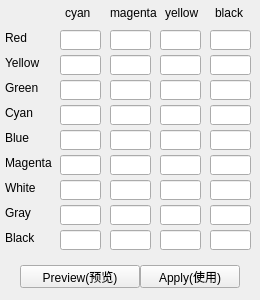
<?xml version="1.0" encoding="UTF-8"?>
<ui version="4.0">
 <class>SelectiveColorWidget</class>
 <widget class="QWidget" name="SelectiveColorWidget">
  <property name="geometry">
   <rect>
    <x>0</x>
    <y>0</y>
    <width>260</width>
    <height>300</height>
   </rect>
  </property>
  <property name="windowTitle">
   <string>Form</string>
  </property>
  <widget class="QPushButton" name="previewBtn">
   <property name="geometry">
    <rect>
     <x>20</x>
     <y>265</y>
     <width>120</width>
     <height>23</height>
    </rect>
   </property>
   <property name="text">
    <string>Preview(预览)</string>
   </property>
  </widget>
  <widget class="QPushButton" name="applyBtn">
   <property name="geometry">
    <rect>
     <x>140</x>
     <y>265</y>
     <width>100</width>
     <height>23</height>
    </rect>
   </property>
   <property name="text">
    <string>Apply(使用)</string>
   </property>
  </widget>
  <widget class="QLabel" name="label">
   <property name="geometry">
    <rect>
     <x>65</x>
     <y>5</y>
     <width>41</width>
     <height>16</height>
    </rect>
   </property>
   <property name="font">
    <font>
     <family>Arial</family>
    </font>
   </property>
   <property name="text">
    <string>cyan</string>
   </property>
  </widget>
  <widget class="QLabel" name="label_2">
   <property name="geometry">
    <rect>
     <x>110</x>
     <y>5</y>
     <width>61</width>
     <height>16</height>
    </rect>
   </property>
   <property name="font">
    <font>
     <family>Arial</family>
    </font>
   </property>
   <property name="text">
    <string>magenta</string>
   </property>
  </widget>
  <widget class="QLabel" name="label_3">
   <property name="geometry">
    <rect>
     <x>165</x>
     <y>5</y>
     <width>51</width>
     <height>16</height>
    </rect>
   </property>
   <property name="font">
    <font>
     <family>Arial</family>
    </font>
   </property>
   <property name="text">
    <string>yellow</string>
   </property>
  </widget>
  <widget class="QLabel" name="label_4">
   <property name="geometry">
    <rect>
     <x>215</x>
     <y>5</y>
     <width>51</width>
     <height>16</height>
    </rect>
   </property>
   <property name="font">
    <font>
     <family>Arial</family>
    </font>
   </property>
   <property name="text">
    <string>black</string>
   </property>
  </widget>
  <widget class="QLabel" name="label_5">
   <property name="geometry">
    <rect>
     <x>5</x>
     <y>30</y>
     <width>41</width>
     <height>16</height>
    </rect>
   </property>
   <property name="text">
    <string>Red</string>
   </property>
  </widget>
  <widget class="QLabel" name="label_6">
   <property name="geometry">
    <rect>
     <x>5</x>
     <y>80</y>
     <width>51</width>
     <height>16</height>
    </rect>
   </property>
   <property name="text">
    <string>Green</string>
   </property>
  </widget>
  <widget class="QLabel" name="label_7">
   <property name="geometry">
    <rect>
     <x>5</x>
     <y>130</y>
     <width>41</width>
     <height>16</height>
    </rect>
   </property>
   <property name="text">
    <string>Blue</string>
   </property>
  </widget>
  <widget class="QLabel" name="label_8">
   <property name="geometry">
    <rect>
     <x>5</x>
     <y>105</y>
     <width>41</width>
     <height>16</height>
    </rect>
   </property>
   <property name="text">
    <string>Cyan</string>
   </property>
  </widget>
  <widget class="QLabel" name="label_9">
   <property name="geometry">
    <rect>
     <x>5</x>
     <y>155</y>
     <width>61</width>
     <height>16</height>
    </rect>
   </property>
   <property name="text">
    <string>Magenta</string>
   </property>
  </widget>
  <widget class="QLabel" name="label_10">
   <property name="geometry">
    <rect>
     <x>5</x>
     <y>55</y>
     <width>41</width>
     <height>16</height>
    </rect>
   </property>
   <property name="text">
    <string>Yellow</string>
   </property>
  </widget>
  <widget class="QLabel" name="label_11">
   <property name="geometry">
    <rect>
     <x>5</x>
     <y>180</y>
     <width>51</width>
     <height>16</height>
    </rect>
   </property>
   <property name="text">
    <string>White</string>
   </property>
  </widget>
  <widget class="QLabel" name="label_12">
   <property name="geometry">
    <rect>
     <x>5</x>
     <y>205</y>
     <width>41</width>
     <height>16</height>
    </rect>
   </property>
   <property name="text">
    <string>Gray</string>
   </property>
  </widget>
  <widget class="QLabel" name="label_13">
   <property name="geometry">
    <rect>
     <x>5</x>
     <y>230</y>
     <width>61</width>
     <height>16</height>
    </rect>
   </property>
   <property name="text">
    <string>Black</string>
   </property>
  </widget>
  <widget class="QLineEdit" name="redCyanEdit">
   <property name="geometry">
    <rect>
     <x>60</x>
     <y>30</y>
     <width>41</width>
     <height>20</height>
    </rect>
   </property>
  </widget>
  <widget class="QLineEdit" name="redMagentaEdit">
   <property name="geometry">
    <rect>
     <x>110</x>
     <y>30</y>
     <width>41</width>
     <height>20</height>
    </rect>
   </property>
  </widget>
  <widget class="QLineEdit" name="redYellowEdit">
   <property name="geometry">
    <rect>
     <x>160</x>
     <y>30</y>
     <width>41</width>
     <height>20</height>
    </rect>
   </property>
  </widget>
  <widget class="QLineEdit" name="redBlackEdit">
   <property name="geometry">
    <rect>
     <x>210</x>
     <y>30</y>
     <width>41</width>
     <height>20</height>
    </rect>
   </property>
  </widget>
  <widget class="QLineEdit" name="greenCyanEdit">
   <property name="geometry">
    <rect>
     <x>60</x>
     <y>80</y>
     <width>41</width>
     <height>20</height>
    </rect>
   </property>
  </widget>
  <widget class="QLineEdit" name="greenYellowEdit">
   <property name="geometry">
    <rect>
     <x>160</x>
     <y>80</y>
     <width>41</width>
     <height>20</height>
    </rect>
   </property>
  </widget>
  <widget class="QLineEdit" name="greenMagentaEdit">
   <property name="geometry">
    <rect>
     <x>110</x>
     <y>80</y>
     <width>41</width>
     <height>20</height>
    </rect>
   </property>
  </widget>
  <widget class="QLineEdit" name="greenBlackEdit">
   <property name="geometry">
    <rect>
     <x>210</x>
     <y>80</y>
     <width>41</width>
     <height>20</height>
    </rect>
   </property>
  </widget>
  <widget class="QLineEdit" name="blueCyanEdit">
   <property name="geometry">
    <rect>
     <x>60</x>
     <y>130</y>
     <width>41</width>
     <height>20</height>
    </rect>
   </property>
  </widget>
  <widget class="QLineEdit" name="blueYellowEdit">
   <property name="geometry">
    <rect>
     <x>160</x>
     <y>130</y>
     <width>41</width>
     <height>20</height>
    </rect>
   </property>
  </widget>
  <widget class="QLineEdit" name="blueMagentaEdit">
   <property name="geometry">
    <rect>
     <x>110</x>
     <y>130</y>
     <width>41</width>
     <height>20</height>
    </rect>
   </property>
  </widget>
  <widget class="QLineEdit" name="blueBlackEdit">
   <property name="geometry">
    <rect>
     <x>210</x>
     <y>130</y>
     <width>41</width>
     <height>20</height>
    </rect>
   </property>
  </widget>
  <widget class="QLineEdit" name="cyanCyanEdit">
   <property name="geometry">
    <rect>
     <x>60</x>
     <y>105</y>
     <width>41</width>
     <height>20</height>
    </rect>
   </property>
  </widget>
  <widget class="QLineEdit" name="cyanYellowEdit">
   <property name="geometry">
    <rect>
     <x>160</x>
     <y>105</y>
     <width>41</width>
     <height>20</height>
    </rect>
   </property>
  </widget>
  <widget class="QLineEdit" name="cyanMagentaEdit">
   <property name="geometry">
    <rect>
     <x>110</x>
     <y>105</y>
     <width>41</width>
     <height>20</height>
    </rect>
   </property>
  </widget>
  <widget class="QLineEdit" name="cyanBlackEdit">
   <property name="geometry">
    <rect>
     <x>210</x>
     <y>105</y>
     <width>41</width>
     <height>20</height>
    </rect>
   </property>
  </widget>
  <widget class="QLineEdit" name="magentaCyanEdit">
   <property name="geometry">
    <rect>
     <x>60</x>
     <y>155</y>
     <width>41</width>
     <height>20</height>
    </rect>
   </property>
  </widget>
  <widget class="QLineEdit" name="magentaYellowEdit">
   <property name="geometry">
    <rect>
     <x>160</x>
     <y>155</y>
     <width>41</width>
     <height>20</height>
    </rect>
   </property>
  </widget>
  <widget class="QLineEdit" name="magentaMagentaEdit">
   <property name="geometry">
    <rect>
     <x>110</x>
     <y>155</y>
     <width>41</width>
     <height>20</height>
    </rect>
   </property>
  </widget>
  <widget class="QLineEdit" name="magentaBlackEdit">
   <property name="geometry">
    <rect>
     <x>210</x>
     <y>155</y>
     <width>41</width>
     <height>20</height>
    </rect>
   </property>
  </widget>
  <widget class="QLineEdit" name="yellowCyanEdit">
   <property name="geometry">
    <rect>
     <x>60</x>
     <y>55</y>
     <width>41</width>
     <height>20</height>
    </rect>
   </property>
  </widget>
  <widget class="QLineEdit" name="yellowYellowEdit">
   <property name="geometry">
    <rect>
     <x>160</x>
     <y>55</y>
     <width>41</width>
     <height>20</height>
    </rect>
   </property>
  </widget>
  <widget class="QLineEdit" name="yellowMagentaEdit">
   <property name="geometry">
    <rect>
     <x>110</x>
     <y>55</y>
     <width>41</width>
     <height>20</height>
    </rect>
   </property>
  </widget>
  <widget class="QLineEdit" name="yellowBlackEdit">
   <property name="geometry">
    <rect>
     <x>210</x>
     <y>55</y>
     <width>41</width>
     <height>20</height>
    </rect>
   </property>
  </widget>
  <widget class="QLineEdit" name="whiteCyanEdit">
   <property name="geometry">
    <rect>
     <x>60</x>
     <y>180</y>
     <width>41</width>
     <height>20</height>
    </rect>
   </property>
  </widget>
  <widget class="QLineEdit" name="whiteYellowEdit">
   <property name="geometry">
    <rect>
     <x>160</x>
     <y>180</y>
     <width>41</width>
     <height>20</height>
    </rect>
   </property>
  </widget>
  <widget class="QLineEdit" name="whiteMagentaEdit">
   <property name="geometry">
    <rect>
     <x>110</x>
     <y>180</y>
     <width>41</width>
     <height>20</height>
    </rect>
   </property>
  </widget>
  <widget class="QLineEdit" name="whiteBlackEdit">
   <property name="geometry">
    <rect>
     <x>210</x>
     <y>180</y>
     <width>41</width>
     <height>20</height>
    </rect>
   </property>
  </widget>
  <widget class="QLineEdit" name="grayCyanEdit">
   <property name="geometry">
    <rect>
     <x>60</x>
     <y>205</y>
     <width>41</width>
     <height>20</height>
    </rect>
   </property>
  </widget>
  <widget class="QLineEdit" name="grayYellowEdit">
   <property name="geometry">
    <rect>
     <x>160</x>
     <y>205</y>
     <width>41</width>
     <height>20</height>
    </rect>
   </property>
  </widget>
  <widget class="QLineEdit" name="grayMagentaEdit">
   <property name="geometry">
    <rect>
     <x>110</x>
     <y>205</y>
     <width>41</width>
     <height>20</height>
    </rect>
   </property>
  </widget>
  <widget class="QLineEdit" name="grayBlackEdit">
   <property name="geometry">
    <rect>
     <x>210</x>
     <y>205</y>
     <width>41</width>
     <height>20</height>
    </rect>
   </property>
  </widget>
  <widget class="QLineEdit" name="blackCyanEdit">
   <property name="geometry">
    <rect>
     <x>60</x>
     <y>230</y>
     <width>41</width>
     <height>20</height>
    </rect>
   </property>
  </widget>
  <widget class="QLineEdit" name="blackYellowEdit">
   <property name="geometry">
    <rect>
     <x>160</x>
     <y>230</y>
     <width>41</width>
     <height>20</height>
    </rect>
   </property>
  </widget>
  <widget class="QLineEdit" name="blackMagentaEdit">
   <property name="geometry">
    <rect>
     <x>110</x>
     <y>230</y>
     <width>41</width>
     <height>20</height>
    </rect>
   </property>
  </widget>
  <widget class="QLineEdit" name="blackBlackEdit">
   <property name="geometry">
    <rect>
     <x>210</x>
     <y>230</y>
     <width>41</width>
     <height>20</height>
    </rect>
   </property>
  </widget>
  <zorder>label_9</zorder>
  <zorder>previewBtn</zorder>
  <zorder>applyBtn</zorder>
  <zorder>label</zorder>
  <zorder>label_2</zorder>
  <zorder>label_3</zorder>
  <zorder>label_4</zorder>
  <zorder>label_5</zorder>
  <zorder>label_6</zorder>
  <zorder>label_7</zorder>
  <zorder>label_8</zorder>
  <zorder>label_10</zorder>
  <zorder>label_11</zorder>
  <zorder>label_12</zorder>
  <zorder>label_13</zorder>
  <zorder>redCyanEdit</zorder>
  <zorder>redMagentaEdit</zorder>
  <zorder>redYellowEdit</zorder>
  <zorder>redBlackEdit</zorder>
  <zorder>greenCyanEdit</zorder>
  <zorder>greenYellowEdit</zorder>
  <zorder>greenMagentaEdit</zorder>
  <zorder>greenBlackEdit</zorder>
  <zorder>blueCyanEdit</zorder>
  <zorder>blueYellowEdit</zorder>
  <zorder>blueMagentaEdit</zorder>
  <zorder>blueBlackEdit</zorder>
  <zorder>cyanCyanEdit</zorder>
  <zorder>cyanYellowEdit</zorder>
  <zorder>cyanMagentaEdit</zorder>
  <zorder>cyanBlackEdit</zorder>
  <zorder>magentaCyanEdit</zorder>
  <zorder>magentaYellowEdit</zorder>
  <zorder>magentaMagentaEdit</zorder>
  <zorder>magentaBlackEdit</zorder>
  <zorder>yellowCyanEdit</zorder>
  <zorder>yellowYellowEdit</zorder>
  <zorder>yellowMagentaEdit</zorder>
  <zorder>yellowBlackEdit</zorder>
  <zorder>whiteCyanEdit</zorder>
  <zorder>whiteYellowEdit</zorder>
  <zorder>whiteMagentaEdit</zorder>
  <zorder>whiteBlackEdit</zorder>
  <zorder>grayCyanEdit</zorder>
  <zorder>grayYellowEdit</zorder>
  <zorder>grayMagentaEdit</zorder>
  <zorder>grayBlackEdit</zorder>
  <zorder>blackCyanEdit</zorder>
  <zorder>blackYellowEdit</zorder>
  <zorder>blackMagentaEdit</zorder>
  <zorder>blackBlackEdit</zorder>
 </widget>
 <tabstops>
  <tabstop>redCyanEdit</tabstop>
  <tabstop>redMagentaEdit</tabstop>
  <tabstop>redYellowEdit</tabstop>
  <tabstop>redBlackEdit</tabstop>
  <tabstop>yellowCyanEdit</tabstop>
  <tabstop>yellowMagentaEdit</tabstop>
  <tabstop>yellowYellowEdit</tabstop>
  <tabstop>yellowBlackEdit</tabstop>
  <tabstop>greenCyanEdit</tabstop>
  <tabstop>greenMagentaEdit</tabstop>
  <tabstop>greenYellowEdit</tabstop>
  <tabstop>greenBlackEdit</tabstop>
  <tabstop>cyanCyanEdit</tabstop>
  <tabstop>cyanMagentaEdit</tabstop>
  <tabstop>cyanYellowEdit</tabstop>
  <tabstop>cyanBlackEdit</tabstop>
  <tabstop>blueCyanEdit</tabstop>
  <tabstop>blueMagentaEdit</tabstop>
  <tabstop>blueYellowEdit</tabstop>
  <tabstop>blueBlackEdit</tabstop>
  <tabstop>magentaCyanEdit</tabstop>
  <tabstop>magentaMagentaEdit</tabstop>
  <tabstop>magentaYellowEdit</tabstop>
  <tabstop>magentaBlackEdit</tabstop>
  <tabstop>whiteCyanEdit</tabstop>
  <tabstop>whiteMagentaEdit</tabstop>
  <tabstop>whiteYellowEdit</tabstop>
  <tabstop>whiteBlackEdit</tabstop>
  <tabstop>grayCyanEdit</tabstop>
  <tabstop>grayMagentaEdit</tabstop>
  <tabstop>grayYellowEdit</tabstop>
  <tabstop>grayBlackEdit</tabstop>
  <tabstop>blackCyanEdit</tabstop>
  <tabstop>blackMagentaEdit</tabstop>
  <tabstop>blackYellowEdit</tabstop>
  <tabstop>blackBlackEdit</tabstop>
  <tabstop>previewBtn</tabstop>
  <tabstop>applyBtn</tabstop>
 </tabstops>
 <resources/>
 <connections/>
</ui>
